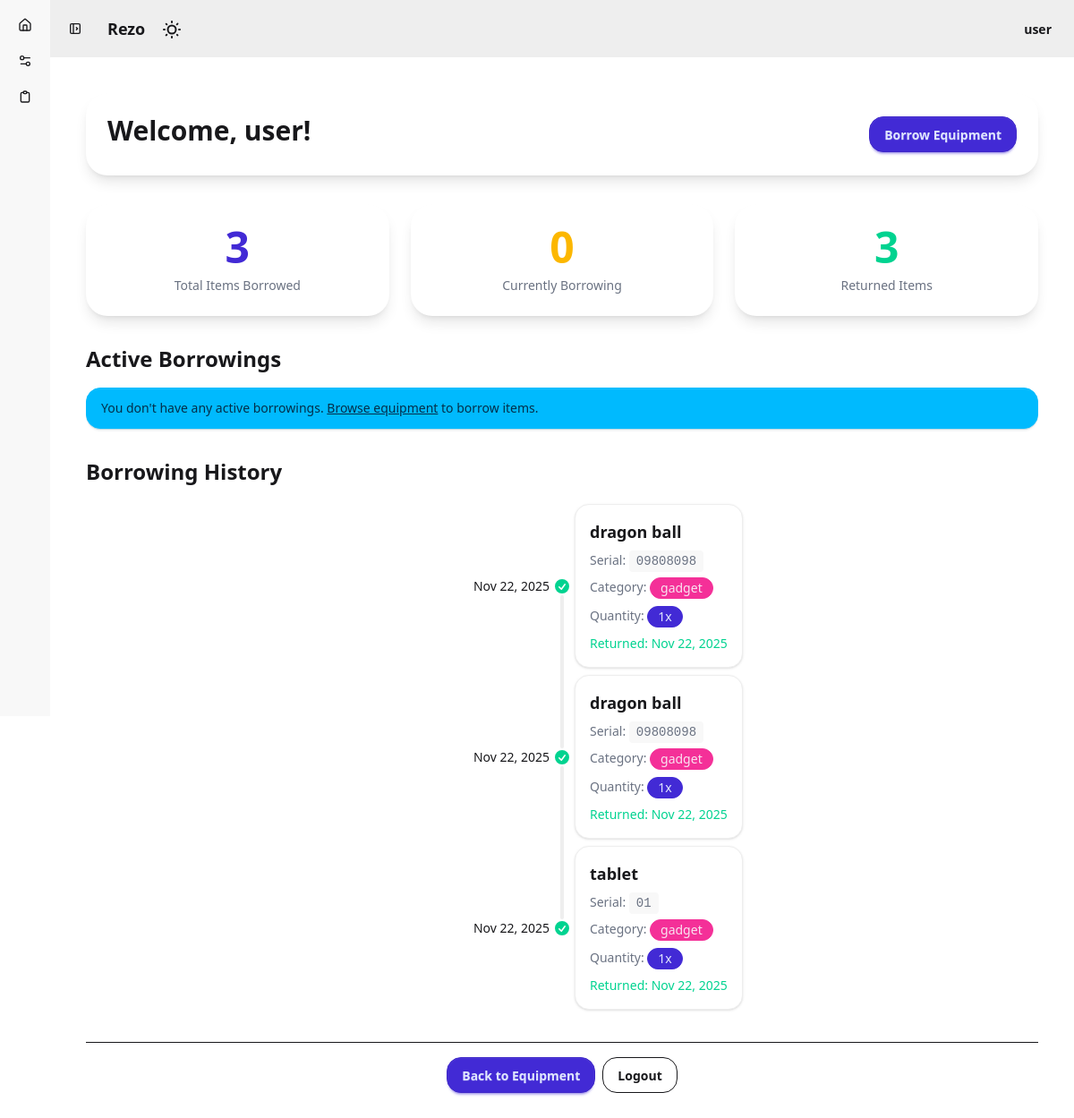
/accounts/profile/ (signed in), run on the app's committed database.
### inventory/models.py (models this page shows, shortened)
class BorrowRecord(models.Model):
    user = models.ForeignKey(User, on_delete=models.CASCADE)
    asset = models.ForeignKey(Asset, on_delete=models.CASCADE)
    quantity = models.IntegerField(default=1)  # Number of items borrowed
    borrow_date = models.DateField(auto_now_add=True)
    return_date = models.DateField(null=True, blank=True)
    is_returned = models.BooleanField(default=False)

class Asset(models.Model):
    STATUS_CHOICES = [
        ('AVAILABLE', 'Available'),
        ('BORROWED', 'Borrowed'),
        ('REPAIR', 'Under Repair'),
        ('DISPOSED', 'Disposed'),
    ]
    name = models.CharField(max_length=100)
    serial_number = models.CharField(max_length=50, unique=True)
    category = models.ForeignKey(Category, on_delete=models.CASCADE)
    total_quantity = models.IntegerField(default=10)  # Total stock available (limit)
    status = models.CharField(max_length=20, choices=STATUS_CHOICES, default='AVAILABLE')
    image = models.ImageField(upload_to='media/assets/upload', null=True, blank=True)

class Category(models.Model):
    name = models.CharField(max_length=100)

### accounts/views.py (the view)
# urls.py: path('profile/', views.profile_view, name='profile'),
@login_required
def profile_view(request):
    user = request.user
    borrowings = BorrowRecord.objects.filter(user=user).order_by('-borrow_date')
    active_borrowings = borrowings.filter(is_returned=False)
    returned_borrowings = borrowings.filter(is_returned=True)
    context = {
        'user': user,
        'borrowings': borrowings,
        'active_borrowings': active_borrowings,
        'returned_borrowings': returned_borrowings,
        'total_borrowed': borrowings.count(),
        'active_count': active_borrowings.count(),
        'returned_count': returned_borrowings.count(),
    }
    return render(request, 'accounts/profile.html', context)

### templates/accounts/profile.html (shortened to what this page needs)
{% extends 'base.html' %}
{% block content %}
<div class="w-full p-6">
    <div class="mb-8">
        <div class="card bg-base-100 shadow-lg rounded-3xl">
            <div class="card-body">
                <div class="flex justify-between items-center">
                    <div>
                        <h1 class="card-title text-3xl mb-2">Welcome, {{ user.first_name|default:user.username }}!</h1>
                    </div>
                    <a href="{% url 'asset_list' %}" class="btn btn-primary rounded-2xl">
                        Borrow Equipment
                    </a>
                </div>
            </div>
        </div>
    </div>
    <div class="grid grid-cols-1 md:grid-cols-3 gap-6 mb-8">
        <div class="card bg-base-100 shadow-lg rounded-3xl">
            <div class="card-body text-center">
                <h2 class="text-5xl font-bold text-primary">{{ total_borrowed }}</h2>
                <p class="text-gray-500">Total Items Borrowed</p>
            </div>
        </div>
        <div class="card bg-base-100 shadow-lg rounded-3xl">
            <div class="card-body text-center">
                <h2 class="text-5xl font-bold text-warning">{{ active_count }}</h2>
                <p class="text-gray-500">Currently Borrowing</p>
            </div>
        </div>
        <div class="card bg-base-100 shadow-lg rounded-3xl">
            <div class="card-body text-center">
                <h2 class="text-5xl font-bold text-success">{{ returned_count }}</h2>
                <p class="text-gray-500">Returned Items</p>
            </div>
        </div>
    </div>
    <div class="mb-8">
        <h2 class="text-2xl font-bold mb-4">Active Borrowings</h2>
        {% if active_borrowings %}
        <div class="space-y-3">
            {% for borrowing in active_borrowings %}
            <div class="card bg-base-100 shadow rounded-3xl">
                <div class="card-body">
                    <div class="flex justify-between items-center">
                        <div class="flex-1">
                            <h3 class="card-title text-lg">{{ borrowing.asset.name }}</h3>
                            <div class="text-sm text-gray-500 space-y-1 mt-2">
                                <p>Serial: <code class="bg-base-200 px-2 py-1 rounded-lg">{{ borrowing.asset.serial_number }}</code></p>
                                <p>Category: <span class="badge badge-secondary rounded-full">{{ borrowing.asset.category.name }}</span></p>
                                <p>Borrowed: {{ borrowing.borrow_date|date:"M d, Y" }} | Qty: <span class="badge badge-primary rounded-full">{{ borrowing.quantity }}x</span></p>
                            </div>
                        </div>
                        <div class="text-right">
                            <span class="badge badge-warning mb-3 rounded-full">Currently Borrowed</span>
                            <a href="{% url 'return_asset' borrowing.id %}" class="btn btn-sm btn-outline-error rounded-xl">
                                Return
                            </a>
                        </div>
                    </div>
                </div>
            </div>
            {% endfor %}
        </div>
        {% else %}
        <div class="alert alert-info rounded-2xl">
            <span>You don't have any active borrowings. <a href="{% url 'asset_list' %}" class="link">Browse equipment</a> to borrow items.</span>
        </div>
        {% endif %}
    </div>
    <div class="mb-8">
        <h2 class="text-2xl font-bold mb-4">Borrowing History</h2>
        {% if returned_borrowings %}
        <ul class="timeline timeline-vertical">
            {% for borrowing in returned_borrowings %}
            <li>
                {% if not forloop.first %}
                <hr />
                {% endif %}
                <div class="timeline-start text-sm font-medium">
                    {{ borrowing.borrow_date|date:"M d, Y" }}
                </div>
                <div class="timeline-middle">
                    <svg
                        xmlns="http://www.w3.org/2000/svg"
                        viewBox="0 0 20 20"
                        fill="currentColor"
                        class="h-5 w-5 text-success"
                    >
                        <path
                            fill-rule="evenodd"
                            d="M10 18a8 8 0 100-16 8 8 0 000 16zm3.857-9.809a.75.75 0 00-1.214-.882l-3.483 4.79-1.88-1.88a.75.75 0 10-1.06 1.061l2.5 2.5a.75.75 0 001.137-.089l4-5.5z"
                            clip-rule="evenodd"
                        />
                    </svg>
                </div>
                <div class="timeline-end timeline-box bg-base-100 shadow rounded-2xl p-4">
                    <div class="font-bold text-lg">{{ borrowing.asset.name }}</div>
                    <div class="text-sm text-gray-500 space-y-2 mt-2">
                        <p>Serial: <code class="bg-base-200 px-2 py-1 rounded">{{ borrowing.asset.serial_number }}</code></p>
                        <p>Category: <span class="badge badge-secondary rounded-full">{{ borrowing.asset.category.name }}</span></p>
                        <p>Quantity: <span class="badge badge-primary rounded-full">{{ borrowing.quantity }}x</span></p>
                        {% if borrowing.return_date %}
                        <p class="text-success font-medium">Returned: {{ borrowing.return_date|date:"M d, Y" }}</p>
                        {% else %}
                        <p class="text-warning font-medium">Not yet returned</p>
                        {% endif %}
                    </div>
                </div>
                {% if not forloop.last %}
                <hr />
                {% endif %}
            </li>
            {% endfor %}
        </ul>
        {% else %}
        <div class="alert alert-info rounded-2xl">
            <span>You haven't returned any items yet.</span>
        </div>
        {% endif %}
    </div>
    <div class="flex justify-center gap-2 mt-8 pt-4 border-t">
        <a href="{% url 'asset_list' %}" class="btn btn-primary rounded-2xl">
            Back to Equipment
        </a>
        <a href="{% url 'logout' %}" class="btn btn-outline rounded-2xl">
            Logout
        </a>
    </div>
</div>
{% endblock %}

### templates/base.html (shortened to what this page needs)
<!DOCTYPE html>
<html lang="en" data-theme="light">
<head>
    {% load static %}
    <link href="{% static 'css/output.css' %}" rel="stylesheet">
</head>
<body>
    <div class="drawer lg:drawer-open">
        <div class="drawer-content">
            <nav class="navbar w-full bg-base-300">
                <label for="my-drawer" aria-label="open sidebar" class="btn btn-square btn-ghost">
                </label>
                <div class="px-4 font-bold text-lg">Rezo</div>
                <div class="h-fit w-fit p-0.5">
                    <label class="swap swap-rotate">
                        <input type="checkbox" class="theme-controller" value="dark" />
                    </label>
                </div>
                <div class="flex-none gap-2">
                    {% if user.is_authenticated %}
                    <div class="dropdown dropdown-end">
                        <button class="btn btn-ghost" tabindex="0">
                            <span>{{ user.username }}</span>
                        </button>
                    </div>
                    {% else %}
                    <a href="{% url 'login' %}" class="btn btn-primary">Login</a>
                    <a href="{% url 'register' %}" class="btn btn-outline">Register</a>
                    {% endif %}
                </div>
            </nav>
            <div class="p-4">
                {% block content %}{% endblock %}
            </div>
        </div>
        <div class="drawer-side is-drawer-close:overflow-visible">
            <div class="flex min-h-full flex-col items-start bg-base-200 is-drawer-close:w-14 is-drawer-open:w-64">
                <ul class="menu w-full grow">
                    <li>
                        <a href="{% url 'home' %}" class="is-drawer-close:tooltip is-drawer-close:tooltip-right" data-tip="Home">
                        </a>
                    </li>
                    <li>
                        <a href="{% url 'asset_list' %}" class="is-drawer-close:tooltip is-drawer-close:tooltip-right" data-tip="Equipment">
                        </a>
                    </li>
                    {% if user.is_authenticated %}
                    <li>
                        <a href="{% url 'profile' %}" class="is-drawer-close:tooltip is-drawer-close:tooltip-right" data-tip="My Borrowings">
                        </a>
                    </li>
                    {% endif %}
                </ul>
            </div>
        </div>
    </div>
</body>
</html>

### data on the page
BorrowRecord: borrow_date "Nov 22, 2025", asset.name "dragon ball", asset.serial_number "09808098", asset.category.name "gadget", quantity "1", return_date "Nov 22, 2025"
BorrowRecord: borrow_date "Nov 22, 2025", asset.name "dragon ball", asset.serial_number "09808098", asset.category.name "gadget", quantity "1", return_date "Nov 22, 2025"
BorrowRecord: borrow_date "Nov 22, 2025", asset.name "tablet", asset.serial_number "01", asset.category.name "gadget", quantity "1", return_date "Nov 22, 2025"

### other printed values
{{ user.username }} "user"
{{ user.first_name|default:user.username }} "user"
{{ total_borrowed }} "3"
{{ active_count }} "0"
{{ returned_count }} "3"
